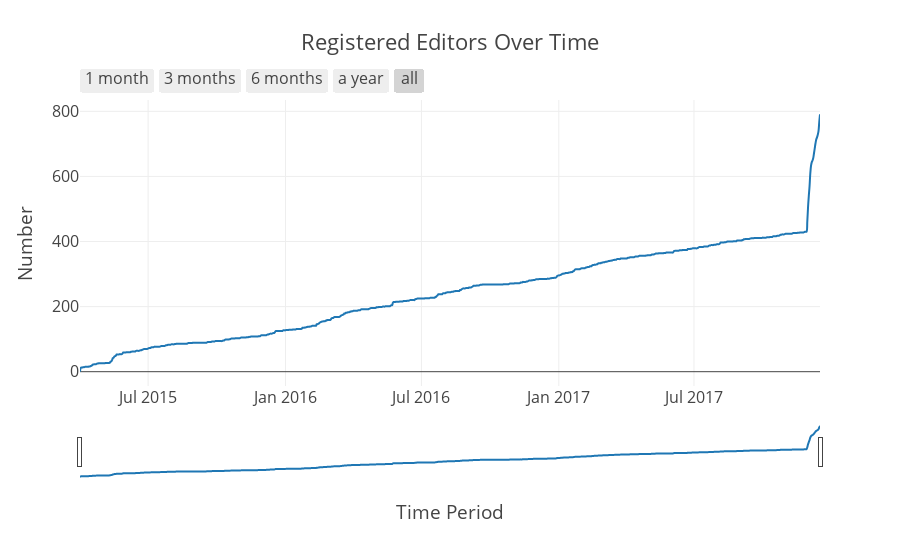

The cell this chart's notebook holds for it:
### Code cell
data = list(__.pluck_attr('created_at', bb_conn.execute(select([Editor.created_at]))))
plt.iplot(over_time_chart(data, title='Registered Editors Over Time'),
         config=default_plotly_config)

### Figure 1 — Plotly figure (JSON) as saved in the notebook; plotly's stock layout.template omitted (floating-point values rounded to 4 significant figures; data arrays with more than 128 entries replaced by an {"elided": "..."} marker saying what was removed)
{"data": [{"line": {"shape": "spline"}, "type": "scatter", "x": {"elided": "992 str values"}, "y": {"elided": "992 int values"}}], "layout": {"font": {"size": 16}, "title": "Registered Editors Over Time", "xaxis": {"rangeselector": {"buttons": [{"count": 1, "label": "1 month", "step": "month", "stepmode": "backward"}, {"count": 3, "label": "3 months", "step": "month", "stepmode": "backward"}, {"count": 6, "label": "6 months", "step": "month", "stepmode": "backward"}, {"count": 12, "label": "a year", "step": "month", "stepmode": "backward"}, {"step": "all"}]}, "rangeslider": {}, "title": "Time Period", "type": "date"}, "yaxis": {"title": "Number"}}}
